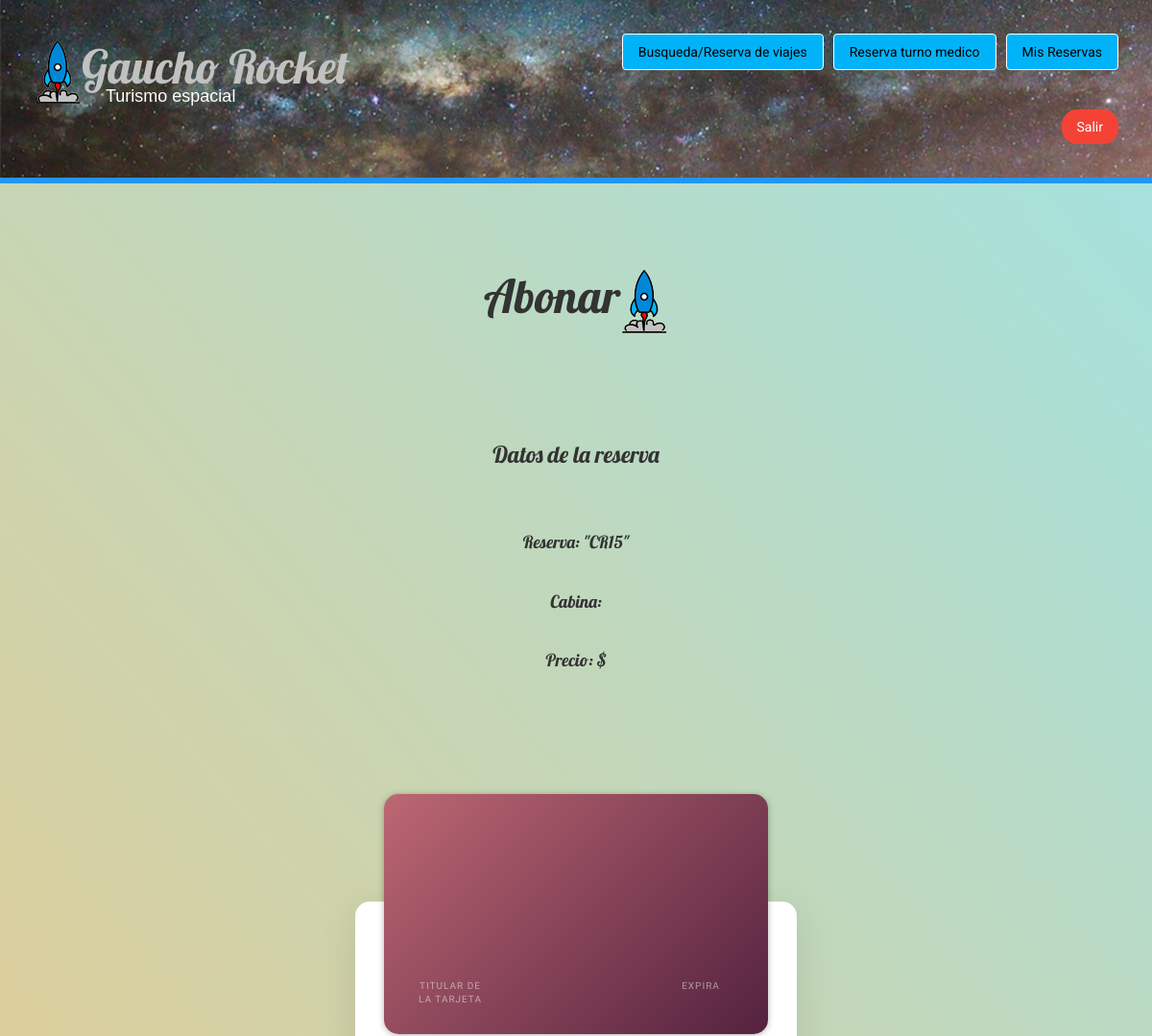
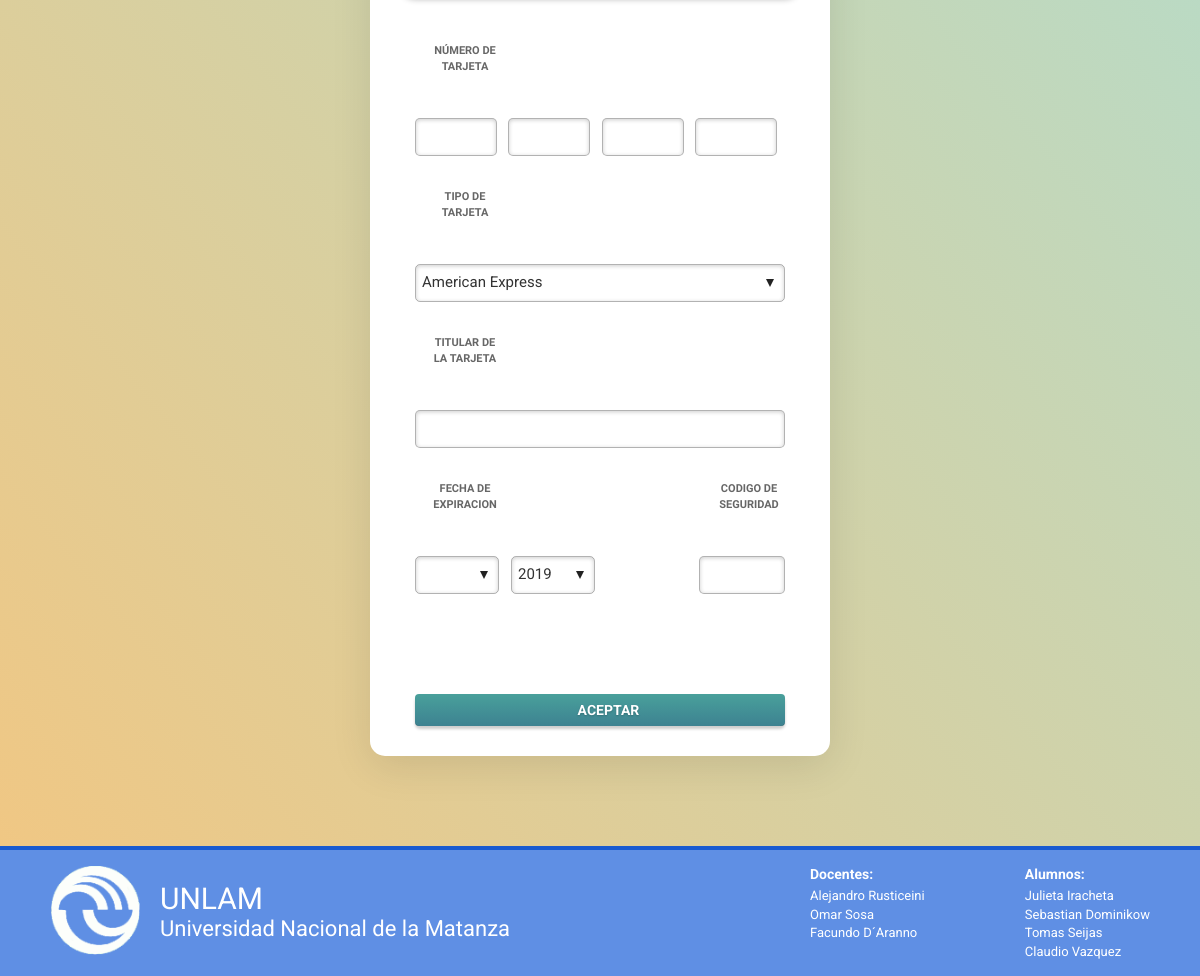
Before: /pago.php?reserva=CR15 with the older database file (2 pictures, top to bottom).
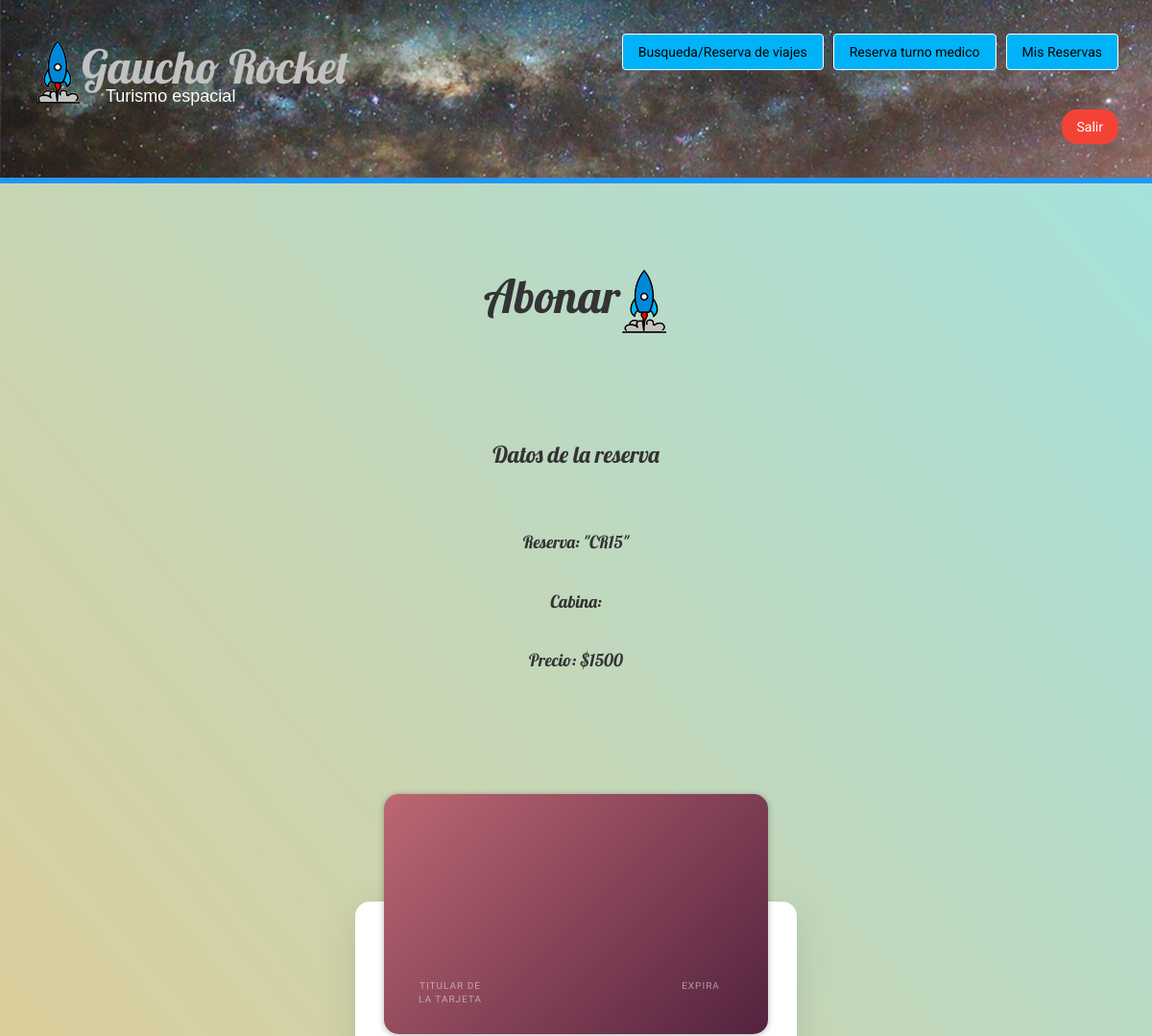
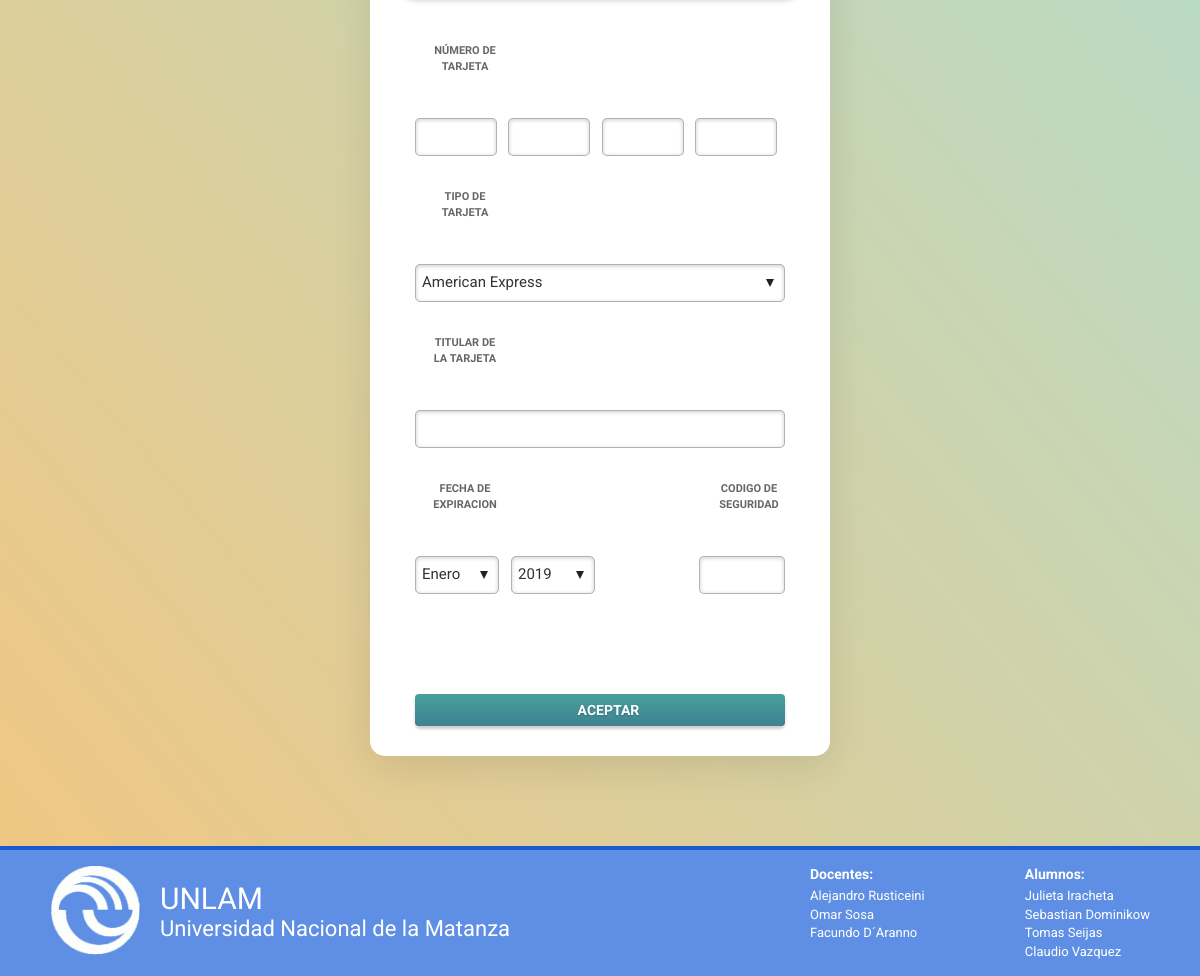
After: the same page with the newer database file (2 pictures, top to bottom).
### tables this page shows
CREATE TABLE `reservas` (
  `id` int(11) NOT NULL AUTO_INCREMENT,
  `cod_vuelo` int(11) DEFAULT NULL,
  `cantidad` int(11) DEFAULT NULL,
  `id_usuario` int(11) DEFAULT NULL,
  `cod_reserva` varchar(8) DEFAULT NULL,
  `estacion_origen` int(11) DEFAULT NULL,
  `estacion_destino` int(11) DEFAULT NULL,
  `idCapacidadCabina` int(11) DEFAULT NULL,
  `pago` tinyint(1) DEFAULT NULL,
  `lista_espera` tinyint(1) DEFAULT NULL,
  `menu_elegido` int(11) DEFAULT NULL,
  `check_in` tinyint(1) DEFAULT NULL,
  PRIMARY KEY (`id`),
  KEY `cod_vuelo` (`cod_vuelo`),
  KEY `id_usuario` (`id_usuario`),
  KEY `estacion_origen` (`estacion_origen`),
  KEY `estacion_destino` (`estacion_destino`),
  KEY `menu_elegido` (`menu_elegido`),
  CONSTRAINT `reservas_ibfk_1` FOREIGN KEY (`cod_vuelo`) REFERENCES `viajes` (`id`),
  CONSTRAINT `reservas_ibfk_2` FOREIGN KEY (`id_usuario`) REFERENCES `credenciales` (`id`),
  CONSTRAINT `reservas_ibfk_3` FOREIGN KEY (`estacion_origen`) REFERENCES `estaciones` (`id`),
  CONSTRAINT `reservas_ibfk_4` FOREIGN KEY (`estacion_destino`) REFERENCES `estaciones` (`id`),
  CONSTRAINT `reservas_ibfk_5` FOREIGN KEY (`menu_elegido`) REFERENCES `menu` (`id_menu`)
);

CREATE TABLE `capacidad` (
  `id` int(11) NOT NULL AUTO_INCREMENT,
  `modelo` int(11) DEFAULT NULL,
  `tipo_cabina` int(11) DEFAULT NULL,
  `filas` int(11) DEFAULT NULL,
  `columnas` int(11) DEFAULT NULL,
  `precio` int(11) DEFAULT NULL,
  PRIMARY KEY (`id`),
  KEY `modelo` (`modelo`),
  KEY `tipo_cabina` (`tipo_cabina`),
  CONSTRAINT `capacidad_ibfk_1` FOREIGN KEY (`modelo`) REFERENCES `modelos_naves` (`id`),
  CONSTRAINT `capacidad_ibfk_2` FOREIGN KEY (`tipo_cabina`) REFERENCES `cabina` (`id`)
);

### pago.php (the view, shortened to what the changed rows need)
<?php
$cod_reserva = $_GET['reserva'];
$error="";
require 'conexion.php';
$año_actual = (int)date(Y);
$sql_meses = "SELECT * FROM meses";
$resultado_meses = mysqli_query($conexion, $sql_meses);
$sql_tarjetas = "SELECT id , tipo_tarjeta FROM tarjetas_credito";
$resultado_tarjetas = mysqli_query($conexion,$sql_tarjetas);
$sql_datos_reserva = "SELECT cap.precio,cab.cabinaNombre,r.cantidad FROM reservas as r
                    INNER JOIN capacidad as cap
                    ON r.idCapacidadCabina = cap.id
                    INNER JOIN cabina as cab
                    ON cap.tipo_cabina = cab.id
                    WHERE r.cod_reserva = '$cod_reserva'";
$resultado_datos_reserva = mysqli_query($conexion,$sql_datos_reserva);
$fila_datos_reserva = mysqli_fetch_assoc($resultado_datos_reserva);
$cabina = $fila_datos_reserva['nombre'];
$precio = $fila_datos_reserva['precio'];
?>
<!DOCTYPE html>
<html lang="en" >
<head>
    <link rel="stylesheet" href="css/normalize.min.css">
    <link rel='stylesheet' href='css/font-awesome.min.css'>
    <link rel="stylesheet" href="css/style.css">
    <link rel="stylesheet" href="css/w3.css">
    <link href="css/bootstrap.min.css" rel="stylesheet">
    <link rel="stylesheet" href="css/gr.css">
</head>
<body>
<div class="w3-container w3-lobster banda">
    <p class="w3-xxxlarge w3-center">Abonar<img src="img/cohete-espacial-mini.png" class="animated bounceInUp"></p><br>
    <div class="w3-container w3-lobster">
        <p class="w3-xlarge w3-center">Datos de la reserva<p></p><br><br>
        <p class="w3-large">Reserva: "<?php echo $cod_reserva ?>"</p><br>
        <p class="w3-large">Cabina:<?php echo $cabina ?></p><br>
        <p class="w3-large">Precio: $<?php echo $precio ?></p><br>
    </div>
</div>
<?php
if($pagoRealizado == false) {
    ?>
    <div class="checkout">
        <div class="credit-card-box">
            <div class="flip">
                <div class="front">
                    <div class="card-holder">
                        <label>Titular de la tarjeta</label>
                    </div>
                    <div class="card-expiration-date">
                        <label>Expira</label>
                    </div>
                </div>
                <div class="back">
                    <div class="strip"></div>
                    <div class="ccv">
                        <label>Codigo de seguridad</label>
                    </div>
                </div>
            </div>
        </div>
        <form class="form" autocomplete="off" action="pago.php?reserva=<?php echo $cod_reserva; ?>" method="post">
            <fieldset name="num_tarjeta">
                <label for="card-number">Número de tarjeta</label>
                <input type="num" id="card-number" class="input-cart-number" maxlength="4" name="num_tarjeta[]"/>
                <input type="num" id="card-number-1" class="input-cart-number" maxlength="4" name="num_tarjeta[]"/>
                <input type="num" id="card-number-2" class="input-cart-number" maxlength="4" name="num_tarjeta[]"/>
                <input type="num" id="card-number-3" class="input-cart-number" maxlength="4" name="num_tarjeta[]"/>
            </fieldset>
            <fieldset name="tipo_tarjeta">
                <label for="card-type">Tipo de Tarjeta</label>
                <div class="select">
                    <select id="card-type" name="tipo_tarjeta">
                        <?php
                        while ($fila_tipo_tarjeta = mysqli_fetch_assoc($resultado_tarjetas)) {
                            echo "<option value='" . $fila_tipo_tarjeta['id'] . "'>" . $fila_tipo_tarjeta['tipo_tarjeta'] . "</option>";
                        }
                        ?>
                    </select>
                </div>
            </fieldset>
            <fieldset>
                <label for="card-holder">Titular de la tarjeta</label>
                <input type="text" id="card-holder" name="titular_tarjeta"/>
            </fieldset>
            <fieldset class="fieldset-expiration">
                <label for="card-expiration-month">Fecha de expiracion</label>
                <div class="select">
                    <select id="card-expiration-month" name="fecha_expiracion">
                        <?php
                        while ($fila_meses = mysqli_fetch_assoc($resultado_meses)) {
                            echo "<option value='" . $fila_meses['id'] . "'>" . $fila_meses['meses'] . "</option>";
                        }
                        ?>
                    </select>
                </div>
                <div class="select">
                    <select id="card-expiration-year" name="año_expiracion">
                        <?php
                        for ($i = $año_actual; $i <= ($año_actual + 6); $i++) {
                            echo "<option value='" . $i . "'>$i</option>";
                        }
                        ?>
                    </select>
                </div>
            </fieldset>
            <fieldset class="fieldset-ccv">
                <label for="card-ccv">Codigo de seguridad</label>
                <input type="text" id="card-ccv" maxlength="3" name="codigo_seguridad">
            </fieldset>
            <button class="btn" type="submit" name="enviar"><i class="fa fa-lock" name="enviar"></i>Aceptar</button>
        </form>
    </div>
    <?php
}else if ($pagoRealizado == true){
    echo $error;
    echo "<br>";
    echo "<div class='w3-center'><a href='inicio.php' class='w3-button w3-round-xlarge w3-blue'>Volver al inicio</a></div>";
}
?>
</body>
</html>

Changed rows visible on the page:
added reservas: capacidad.precio "1500"
Other visible differences:
form field fecha_expiracion: (not shown) → "Enero"
